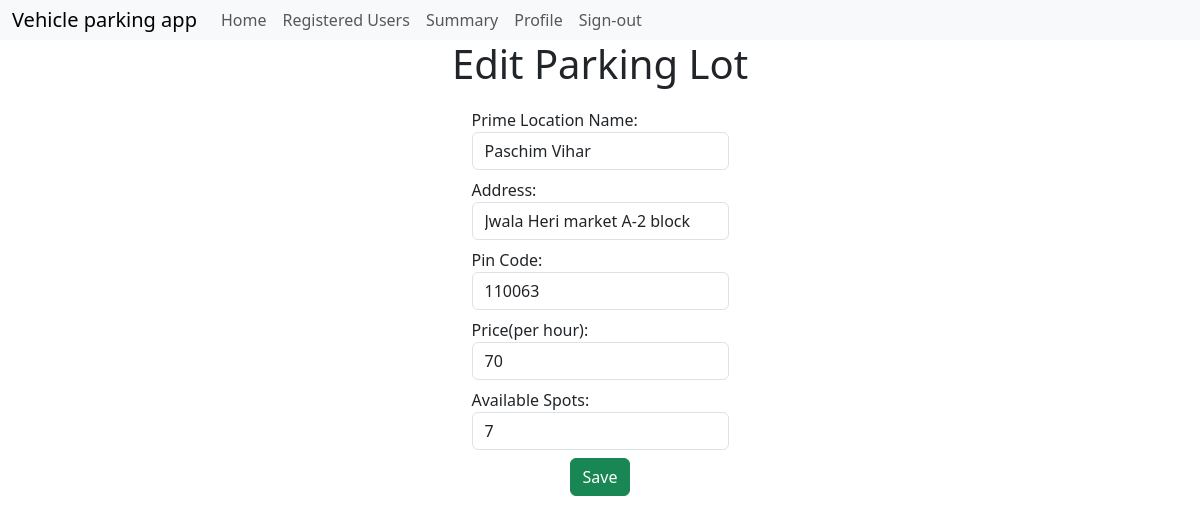
Page /admin_home/1/edit_lot (signed in) on the committed database.
### models.py (models this page shows)
class Parkinglot(db.Model):
    __tablename__='parking_lot'
    id=db.Column(db.Integer,primary_key=True)
    primary_location_name=db.Column(db.String(64),unique=True,nullable=False)
    price=db.Column(db.Integer,nullable=False)
    address=db.Column(db.String(128),nullable=False)
    pin_code=db.Column(db.Integer,nullable=False)
    maximum_number_of_spots=db.Column(db.Integer,nullable=False)
    spaces=db.relationship('Parkingspace',backref='parkinglot',cascade='all, delete-orphan',lazy='dynamic')

### routes.py (the view)
@app.route('/admin_home/<int:lot_id>/edit_lot')
@admin_required
def edit_lot(lot_id):
    parking_lot=Parkinglot.query.get(lot_id)
    return render_template('parkinglot/edit.html',user=User.query.get(session['user_id']),parking_lot=parking_lot)

### routes.py (called while the page is built)
def admin_required(func):
    @wraps(func)
    def inner(*args,**kwargs):
        if'user_id' not in session:
            flash('You need to login first')
            return redirect(url_for('signin'))
        user=User.query.get(session['user_id'])
        if not user.isadmin:
            flash('You are not allowed to view this page')
            return redirect(url_for('home'))
        return func(*args,**kwargs)
    return inner

### templates/parkinglot/edit.html (shortened to what this page needs)
{% extends 'layout.html' %}
{% block content %}
  <h1>Edit Parking Lot</h1>
  <form method="POST" class="form" action="{{ url_for('edit_lot_post', lot_id=parking_lot.id) }}">
    <label for="name" class="form-label">Prime Location Name:
      <input type="text" name="primary_location_name" id="primary_location_name" class="form-control" required value="{{parking_lot.primary_location_name}}">
    </label>
    <label for="name" class="form-label">Address:
      <input type="text" name="address" id="address" class="form-control" required value="{{parking_lot.address}}">
    </label>
    <label for="name" class="form-label">Pin Code:
      <input type="number" name="pin_code" id="pin_code" class="form-control" required value="{{parking_lot.pin_code}}">
    </label>
    <label for="name" class="form-label">Price(per hour):
      <input type="number" name="price" id="price" class="form-control" required value="{{parking_lot.price}}">
    </label>
    {% set occupied=parking_lot.spaces|selectattr('status','equalto','occupied')|list|length %}
    {% set available_spots=parking_lot.maximum_number_of_spots-occupied %}
    <label for="name" class="form-label">Available Spots:
      <input type="number" name="available_spots" id="available_spots" class="form-control" required value="{{available_spots}}">
    </label>
    <input type="submit" value="Save" class="btn btn-success">
  </form>
{% endblock %}

### templates/layout.html (style rules this page uses)
body { padding:0; margin:0; }

### templates/parkinglot/edit.html (style rules this page uses)
h1 { text-align:center; }
.form { margin-top:20px; display:flex; flex-direction:column; align-items:center; }

### rows in the picture
Parkinglot: primary_location_name "Paschim Vihar", address "Jwala Heri market A-2 block", pin_code "110063", price "70"
